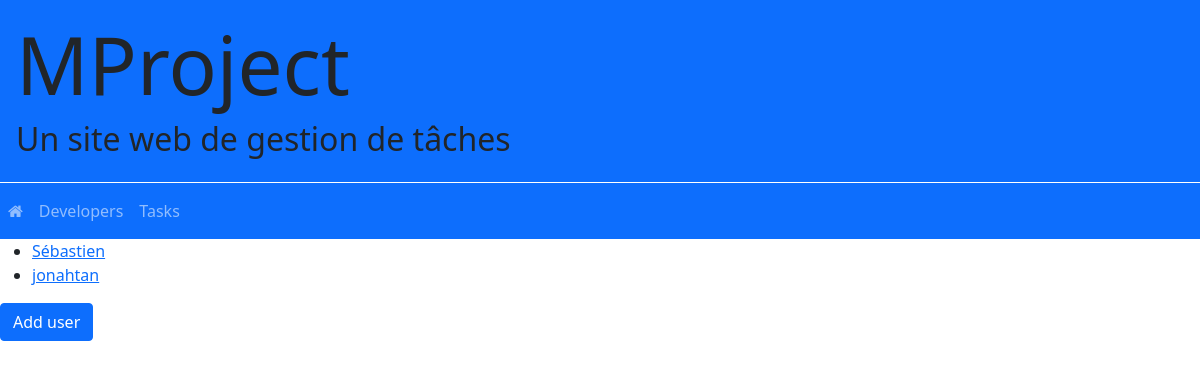
/developer/, run on an earlier commit of the app's database.
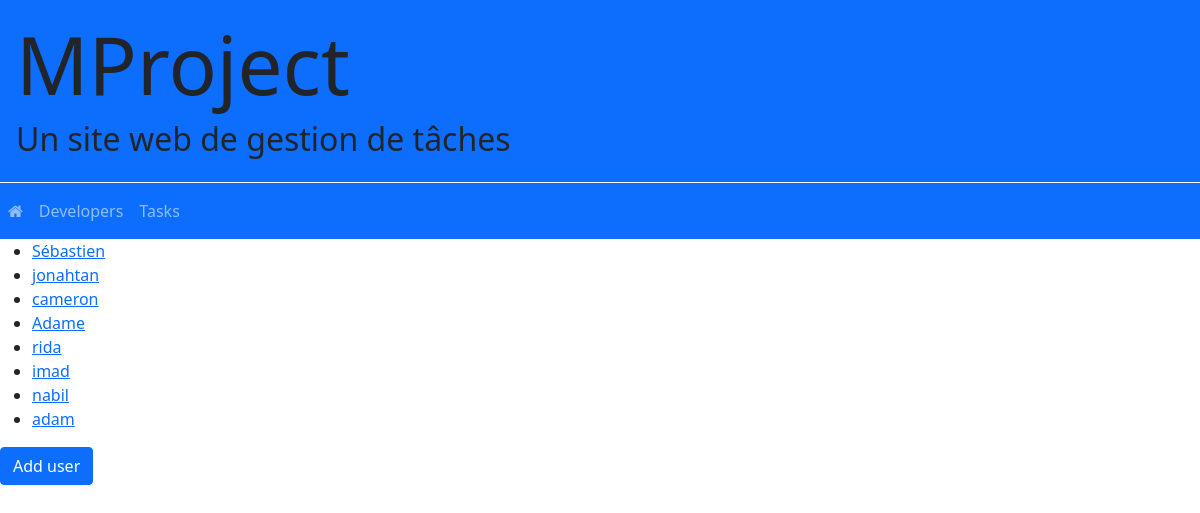
And on a later commit of the database.
### developer/models.py (models this page shows, shortened)
class Developer(models.Model):
    first_name = models.CharField("first name", max_length=200)
    last_name = models.CharField(max_length=200)
    user_name = models.CharField(max_length=50)

### developer/views.py (the view)
# urls.py: path('', IndexView.as_view(), name='index'),
class IndexView(ListView):
    model = Developer
    template_name = "developer/index.html"
    context_object_name = 'developers'
    def get_context_data(self, **kwargs):
        context = super(IndexView, self).get_context_data(**kwargs)
        context['form'] = DeveloperForm
        return context

### developer/templates/developer/index.html (shortened to what this page needs)
{% extends "_base.html" %}
{% block content %}
 {% if developers %}
 <ul>
     {% for dev in developers %}
     <li><a href="{% url 'developer:detail' dev.id %}"> {{ dev.first_name }}</a></li>
     {% endfor %}
 </ul>
 {% else %}
     <p><strong>Il n'y a aucun développeur enregistré !</strong></p>
 {% endif %}
    {% include 'developer/_create_dev_modal.html' %}
{% endblock content %}

### templates/_base.html (shortened to what this page needs)
<!DOCTYPE html>
<html lang="fr">
<head>
    <link href="https://cdn.jsdelivr.net/npm/bootstrap@5.0.2/dist/css/bootstrap.min.css" rel="stylesheet">
    <link rel="stylesheet" href="https://cdnjs.cloudflare.com/ajax/libs/font-awesome/4.7.0/css/font-awesome.min.css">
</head>
<body>
    <div class="p-3 bg-primary">
        <h1 class="display-1">MProject</h1>
        <h2>Un site web de gestion de tâches</h2>
    </div>
    <nav class="navbar navbar-expand-sm bg-primary navbar-dark border-top border-white">
        <ul class="navbar-nav">
            <li id="nav-home" class="nav-item">
                <a class="nav-link" href="#"><i class="fa fa-home"></i></a>
            </li>
            <li id="nav-dev" class="nav-item active">
                <a class="nav-link" href="{% url 'developer:index' %}">Developers</a>
            </li>
            <li id="nav-task" class="nav-item">
                <a class="nav-link" href="#">Tasks</a>
            </li>
        </ul>
    </nav>
    {% block content %}
    {% endblock content %}
</body>
</html>

### developer/templates/developer/_create_dev_modal.html (shortened to what this page needs)
{% load crispy_forms_tags %}
<button type="button" class="btn btn-primary" data-bs-toggle="modal" data-bs-target="#add-dev-modal">
     Add user
</button>

What changed in the data, as far as the page shows it:
added Developer: first_name "cameron"
added Developer: first_name "Adame"
added Developer: first_name "rida"
added Developer: first_name "imad"
added Developer: first_name "nabil"
added Developer: first_name "adam"
